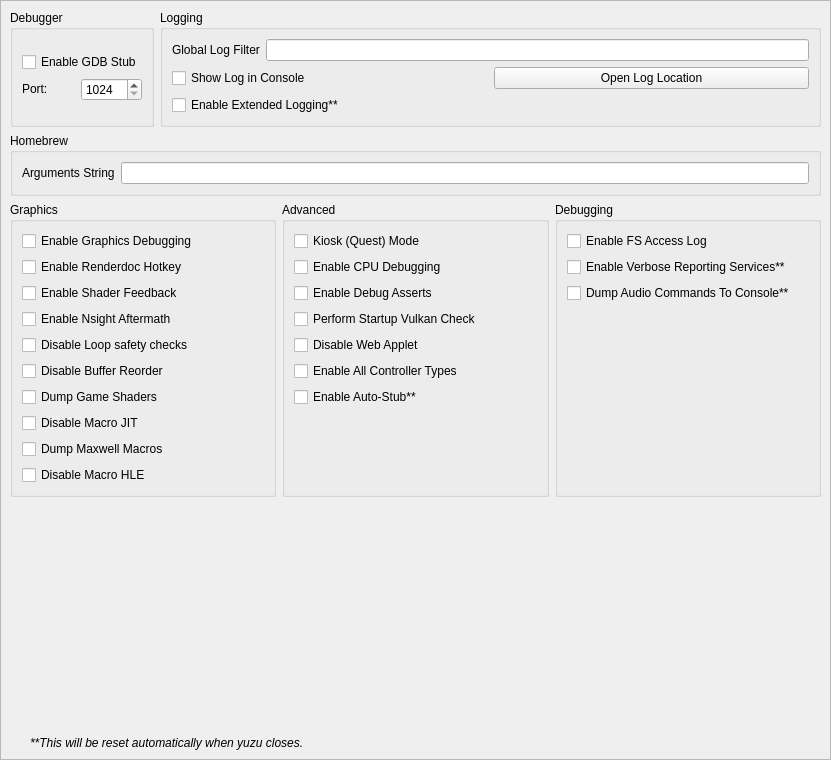
<?xml version="1.0" encoding="UTF-8"?>
<ui version="4.0">
 <class>ConfigureDebug</class>
 <widget class="QScrollArea" name="ConfigureDebug">
  <property name="geometry">
   <rect>
    <x>0</x>
    <y>0</y>
    <width>831</width>
    <height>760</height>
   </rect>
  </property>
  <property name="widgetResizable">
   <bool>true</bool>
  </property>
  <widget class="QWidget" name="widget">
   <property name="geometry">
    <rect>
     <x>0</x>
     <y>0</y>
     <width>842</width>
     <height>741</height>
    </rect>
   </property>
   <layout class="QVBoxLayout" name="verticalLayout_1">
    <item>
     <layout class="QHBoxLayout" name="horizontalLayout">
      <property name="topMargin">
       <number>0</number>
      </property>
      <item>
       <widget class="QGroupBox" name="groupBox">
        <property name="sizePolicy">
         <sizepolicy hsizetype="Preferred" vsizetype="Preferred">
          <horstretch>0</horstretch>
          <verstretch>0</verstretch>
         </sizepolicy>
        </property>
        <property name="title">
         <string>Debugger</string>
        </property>
        <property name="alignment">
         <set>Qt::AlignLeading|Qt::AlignLeft|Qt::AlignTop</set>
        </property>
        <property name="flat">
         <bool>false</bool>
        </property>
        <property name="checkable">
         <bool>false</bool>
        </property>
        <layout class="QVBoxLayout" name="verticalLayout_3">
         <item>
          <widget class="QWidget" name="debug_widget" native="true">
           <property name="sizePolicy">
            <sizepolicy hsizetype="Preferred" vsizetype="Maximum">
             <horstretch>0</horstretch>
             <verstretch>0</verstretch>
            </sizepolicy>
           </property>
           <layout class="QVBoxLayout" name="verticalLayout">
            <property name="sizeConstraint">
             <enum>QLayout::SetDefaultConstraint</enum>
            </property>
            <property name="leftMargin">
             <number>0</number>
            </property>
            <property name="topMargin">
             <number>0</number>
            </property>
            <property name="rightMargin">
             <number>0</number>
            </property>
            <property name="bottomMargin">
             <number>0</number>
            </property>
            <item>
             <widget class="QCheckBox" name="toggle_gdbstub">
              <property name="sizePolicy">
               <sizepolicy hsizetype="Maximum" vsizetype="Maximum">
                <horstretch>0</horstretch>
                <verstretch>0</verstretch>
               </sizepolicy>
              </property>
              <property name="text">
               <string>Enable GDB Stub</string>
              </property>
             </widget>
            </item>
            <item>
             <widget class="QWidget" name="horizontalWidget_3" native="true">
              <property name="sizePolicy">
               <sizepolicy hsizetype="Preferred" vsizetype="Maximum">
                <horstretch>0</horstretch>
                <verstretch>0</verstretch>
               </sizepolicy>
              </property>
              <layout class="QHBoxLayout" name="horizontalLayout_3">
               <property name="leftMargin">
                <number>0</number>
               </property>
               <property name="topMargin">
                <number>0</number>
               </property>
               <property name="rightMargin">
                <number>0</number>
               </property>
               <property name="bottomMargin">
                <number>0</number>
               </property>
               <item>
                <widget class="QLabel" name="label_11">
                 <property name="sizePolicy">
                  <sizepolicy hsizetype="Minimum" vsizetype="Maximum">
                   <horstretch>0</horstretch>
                   <verstretch>0</verstretch>
                  </sizepolicy>
                 </property>
                 <property name="text">
                  <string>Port:</string>
                 </property>
                </widget>
               </item>
               <item>
                <widget class="QSpinBox" name="gdbport_spinbox">
                 <property name="sizePolicy">
                  <sizepolicy hsizetype="Preferred" vsizetype="Maximum">
                   <horstretch>0</horstretch>
                   <verstretch>0</verstretch>
                  </sizepolicy>
                 </property>
                 <property name="minimum">
                  <number>1024</number>
                 </property>
                 <property name="maximum">
                  <number>65535</number>
                 </property>
                </widget>
               </item>
              </layout>
             </widget>
            </item>
           </layout>
          </widget>
         </item>
        </layout>
       </widget>
      </item>
      <item>
       <widget class="QGroupBox" name="groupBox_2">
        <property name="sizePolicy">
         <sizepolicy hsizetype="Expanding" vsizetype="Preferred">
          <horstretch>0</horstretch>
          <verstretch>0</verstretch>
         </sizepolicy>
        </property>
        <property name="title">
         <string>Logging</string>
        </property>
        <layout class="QGridLayout" name="gridLayout_1">
         <item row="1" column="1">
          <widget class="QPushButton" name="open_log_button">
           <property name="text">
            <string>Open Log Location</string>
           </property>
          </widget>
         </item>
         <item row="0" column="0" colspan="2">
          <widget class="QWidget" name="logging_widget" native="true">
           <property name="sizePolicy">
            <sizepolicy hsizetype="Preferred" vsizetype="Maximum">
             <horstretch>0</horstretch>
             <verstretch>0</verstretch>
            </sizepolicy>
           </property>
           <layout class="QHBoxLayout" name="horizontalLayout_1">
            <property name="leftMargin">
             <number>0</number>
            </property>
            <property name="topMargin">
             <number>0</number>
            </property>
            <property name="rightMargin">
             <number>0</number>
            </property>
            <property name="bottomMargin">
             <number>0</number>
            </property>
            <item>
             <widget class="QLabel" name="label_1">
              <property name="sizePolicy">
               <sizepolicy hsizetype="Preferred" vsizetype="Preferred">
                <horstretch>0</horstretch>
                <verstretch>0</verstretch>
               </sizepolicy>
              </property>
              <property name="text">
               <string>Global Log Filter</string>
              </property>
             </widget>
            </item>
            <item>
             <widget class="QLineEdit" name="log_filter_edit"/>
            </item>
           </layout>
          </widget>
         </item>
         <item row="2" column="0">
          <widget class="QCheckBox" name="extended_logging">
           <property name="enabled">
            <bool>true</bool>
           </property>
           <property name="toolTip">
            <string>When checked, the max size of the log increases from 100 MB to 1 GB</string>
           </property>
           <property name="text">
            <string>Enable Extended Logging**</string>
           </property>
          </widget>
         </item>
         <item row="1" column="0">
          <widget class="QCheckBox" name="toggle_console">
           <property name="text">
            <string>Show Log in Console</string>
           </property>
          </widget>
         </item>
        </layout>
       </widget>
      </item>
     </layout>
    </item>
    <item>
     <widget class="QGroupBox" name="groupBox_3">
      <property name="title">
       <string>Homebrew</string>
      </property>
      <layout class="QVBoxLayout" name="verticalLayout_5">
       <item>
        <layout class="QHBoxLayout" name="horizontalLayout_4">
         <item>
          <widget class="QLabel" name="label_3">
           <property name="text">
            <string>Arguments String</string>
           </property>
          </widget>
         </item>
         <item>
          <widget class="QLineEdit" name="homebrew_args_edit"/>
         </item>
        </layout>
       </item>
      </layout>
     </widget>
    </item>
    <item>
     <layout class="QHBoxLayout" name="horizontalLayout_2">
      <item>
       <widget class="QGroupBox" name="groupBox_4">
        <property name="title">
         <string>Graphics</string>
        </property>
        <layout class="QGridLayout" name="gridLayout_2">
         <item row="4" column="0">
          <widget class="QCheckBox" name="disable_loop_safety_checks">
           <property name="toolTip">
            <string>When checked, it executes shaders without loop logic changes</string>
           </property>
           <property name="text">
            <string>Disable Loop safety checks</string>
           </property>
          </widget>
         </item>
         <item row="8" column="0">
          <widget class="QCheckBox" name="dump_macros">
           <property name="enabled">
            <bool>true</bool>
           </property>
           <property name="toolTip">
            <string>When checked, it will dump all the macro programs of the GPU</string>
           </property>
           <property name="text">
            <string>Dump Maxwell Macros</string>
           </property>
          </widget>
         </item>
         <item row="3" column="0">
          <widget class="QCheckBox" name="enable_nsight_aftermath">
           <property name="toolTip">
            <string>When checked, it enables Nsight Aftermath crash dumps</string>
           </property>
           <property name="text">
            <string>Enable Nsight Aftermath</string>
           </property>
          </widget>
         </item>
         <item row="6" column="0">
          <widget class="QCheckBox" name="dump_shaders">
           <property name="enabled">
            <bool>true</bool>
           </property>
           <property name="toolTip">
            <string>When checked, it will dump all the original assembler shaders from the disk shader cache or game as found</string>
           </property>
           <property name="text">
            <string>Dump Game Shaders</string>
           </property>
          </widget>
         </item>
         <item row="1" column="0">
          <widget class="QCheckBox" name="enable_renderdoc_hotkey">
           <property name="text">
            <string>Enable Renderdoc Hotkey</string>
           </property>
          </widget>
         </item>
         <item row="7" column="0">
          <widget class="QCheckBox" name="disable_macro_jit">
           <property name="enabled">
            <bool>true</bool>
           </property>
           <property name="toolTip">
            <string>When checked, it disables the macro Just In Time compiler. Enabling this makes games run slower</string>
           </property>
           <property name="text">
            <string>Disable Macro JIT</string>
           </property>
          </widget>
         </item>
         <item row="9" column="0">
          <widget class="QCheckBox" name="disable_macro_hle">
           <property name="enabled">
            <bool>true</bool>
           </property>
           <property name="toolTip">
            <string>When checked, it disables the macro HLE functions. Enabling this makes games run slower</string>
           </property>
           <property name="text">
            <string>Disable Macro HLE</string>
           </property>
          </widget>
         </item>
         <item row="0" column="0">
          <widget class="QCheckBox" name="enable_graphics_debugging">
           <property name="enabled">
            <bool>true</bool>
           </property>
           <property name="toolTip">
            <string>When checked, the graphics API enters a slower debugging mode</string>
           </property>
           <property name="text">
            <string>Enable Graphics Debugging</string>
           </property>
          </widget>
         </item>
         <item row="10" column="0">
          <spacer name="verticalSpacer_5">
           <property name="orientation">
            <enum>Qt::Vertical</enum>
           </property>
           <property name="sizeType">
            <enum>QSizePolicy::Preferred</enum>
           </property>
           <property name="sizeHint" stdset="0">
            <size>
             <width>20</width>
             <height>0</height>
            </size>
           </property>
          </spacer>
         </item>
         <item row="2" column="0">
          <widget class="QCheckBox" name="enable_shader_feedback">
           <property name="toolTip">
            <string>When checked, yuzu will log statistics about the compiled pipeline cache</string>
           </property>
           <property name="text">
            <string>Enable Shader Feedback</string>
           </property>
          </widget>
         </item>
         <item row="5" column="0">
          <widget class="QCheckBox" name="disable_buffer_reorder">
           <property name="toolTip">
            <string>&lt;html&gt;&lt;head/&gt;&lt;body&gt;&lt;p&gt;When checked, disables reording of mapped memory uploads which allows to associate uploads with specific draws. May reduce performance in some cases.&lt;/p&gt;&lt;/body&gt;&lt;/html&gt;</string>
           </property>
           <property name="text">
            <string>Disable Buffer Reorder</string>
           </property>
          </widget>
         </item>
        </layout>
       </widget>
      </item>
      <item>
       <widget class="QGroupBox" name="groupBox_6">
        <property name="title">
         <string>Advanced</string>
        </property>
        <layout class="QGridLayout" name="gridLayout_4">
         <item row="3" column="0">
          <widget class="QCheckBox" name="perform_vulkan_check">
           <property name="toolTip">
            <string>Enables yuzu to check for a working Vulkan environment when the program starts up. Disable this if this is causing issues with external programs seeing yuzu.</string>
           </property>
           <property name="text">
            <string>Perform Startup Vulkan Check</string>
           </property>
          </widget>
         </item>
         <item row="4" column="0">
          <widget class="QCheckBox" name="disable_web_applet">
           <property name="text">
            <string>Disable Web Applet</string>
           </property>
          </widget>
         </item>
         <item row="5" column="0">
          <widget class="QCheckBox" name="enable_all_controllers">
           <property name="text">
            <string>Enable All Controller Types</string>
           </property>
          </widget>
         </item>
         <item row="6" column="0">
          <widget class="QCheckBox" name="use_auto_stub">
           <property name="text">
            <string>Enable Auto-Stub**</string>
           </property>
          </widget>
         </item>
         <item row="0" column="0">
          <widget class="QCheckBox" name="quest_flag">
           <property name="text">
            <string>Kiosk (Quest) Mode</string>
           </property>
          </widget>
         </item>
         <item row="1" column="0">
          <widget class="QCheckBox" name="enable_cpu_debugging">
           <property name="text">
            <string>Enable CPU Debugging</string>
           </property>
          </widget>
         </item>
         <item row="2" column="0">
          <widget class="QCheckBox" name="use_debug_asserts">
           <property name="text">
            <string>Enable Debug Asserts</string>
           </property>
          </widget>
         </item>
         <item row="7" column="0">
          <spacer name="verticalSpacer_4">
           <property name="orientation">
            <enum>Qt::Vertical</enum>
           </property>
           <property name="sizeType">
            <enum>QSizePolicy::Expanding</enum>
           </property>
           <property name="sizeHint" stdset="0">
            <size>
             <width>20</width>
             <height>0</height>
            </size>
           </property>
          </spacer>
         </item>
        </layout>
       </widget>
      </item>
      <item>
       <widget class="QGroupBox" name="groupBox_5">
        <property name="title">
         <string>Debugging</string>
        </property>
        <layout class="QGridLayout" name="gridLayout_3">
         <item row="0" column="0">
          <widget class="QCheckBox" name="fs_access_log">
           <property name="text">
            <string>Enable FS Access Log</string>
           </property>
          </widget>
         </item>
         <item row="3" column="0">
          <widget class="QCheckBox" name="dump_audio_commands">
           <property name="toolTip">
            <string>Enable this to output the latest generated audio command list to the console. Only affects games using the audio renderer.</string>
           </property>
           <property name="text">
            <string>Dump Audio Commands To Console**</string>
           </property>
          </widget>
         </item>
         <item row="2" column="0">
          <widget class="QCheckBox" name="reporting_services">
           <property name="text">
            <string>Enable Verbose Reporting Services**</string>
           </property>
          </widget>
         </item>
         <item row="5" column="0">
          <spacer name="verticalSpacer_3">
           <property name="orientation">
            <enum>Qt::Vertical</enum>
           </property>
           <property name="sizeType">
            <enum>QSizePolicy::Expanding</enum>
           </property>
           <property name="sizeHint" stdset="0">
            <size>
             <width>20</width>
             <height>0</height>
            </size>
           </property>
          </spacer>
         </item>
        </layout>
       </widget>
      </item>
     </layout>
    </item>
    <item>
     <spacer name="verticalSpacer">
      <property name="orientation">
       <enum>Qt::Vertical</enum>
      </property>
      <property name="sizeHint" stdset="0">
       <size>
        <width>20</width>
        <height>0</height>
       </size>
      </property>
     </spacer>
    </item>
    <item>
     <widget class="QLabel" name="label_5">
      <property name="sizePolicy">
       <sizepolicy hsizetype="Expanding" vsizetype="Preferred">
        <horstretch>0</horstretch>
        <verstretch>0</verstretch>
       </sizepolicy>
      </property>
      <property name="font">
       <font>
        <italic>true</italic>
       </font>
      </property>
      <property name="text">
       <string>**This will be reset automatically when yuzu closes.</string>
      </property>
      <property name="indent">
       <number>20</number>
      </property>
     </widget>
    </item>
   </layout>
  </widget>
 </widget>
 <tabstops>
  <tabstop>log_filter_edit</tabstop>
  <tabstop>toggle_console</tabstop>
  <tabstop>extended_logging</tabstop>
  <tabstop>open_log_button</tabstop>
  <tabstop>homebrew_args_edit</tabstop>
  <tabstop>enable_graphics_debugging</tabstop>
  <tabstop>enable_shader_feedback</tabstop>
  <tabstop>enable_nsight_aftermath</tabstop>
  <tabstop>fs_access_log</tabstop>
  <tabstop>reporting_services</tabstop>
  <tabstop>quest_flag</tabstop>
  <tabstop>enable_cpu_debugging</tabstop>
  <tabstop>use_debug_asserts</tabstop>
 </tabstops>
 <resources/>
 <connections/>
</ui>
